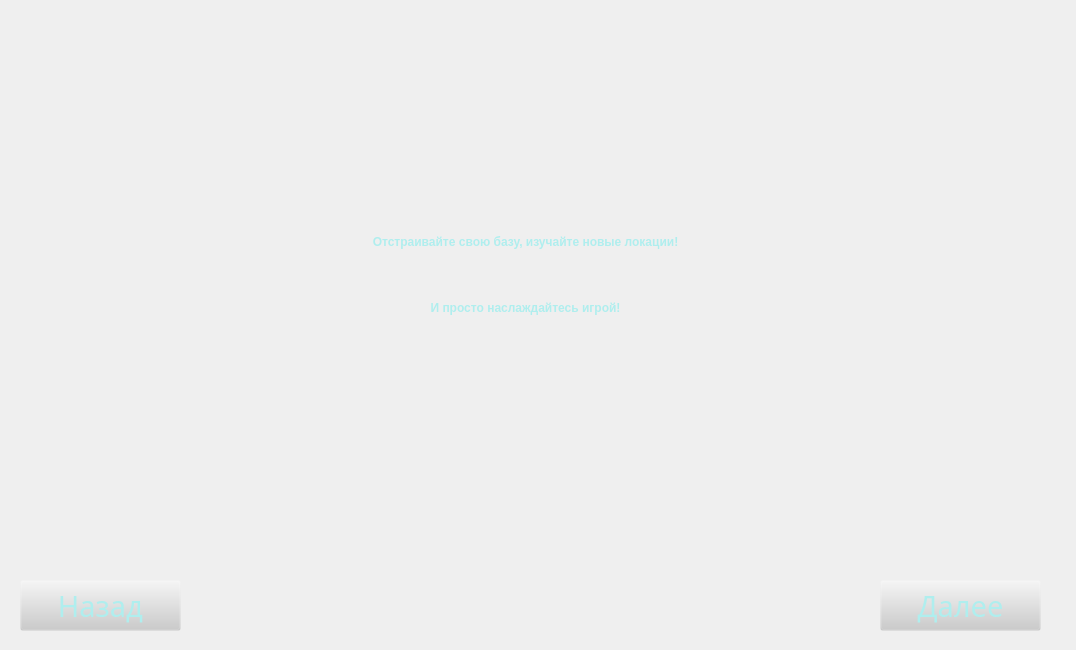
<?xml version="1.0" encoding="UTF-8"?>
<ui version="4.0">
 <class>Form</class>
 <widget class="QWidget" name="Form">
  <property name="geometry">
   <rect>
    <x>0</x>
    <y>0</y>
    <width>1076</width>
    <height>650</height>
   </rect>
  </property>
  <property name="windowTitle">
   <string>Form</string>
  </property>
  <widget class="QPushButton" name="back_button">
   <property name="geometry">
    <rect>
     <x>20</x>
     <y>580</y>
     <width>161</width>
     <height>51</height>
    </rect>
   </property>
   <property name="font">
    <font>
     <family>Berlin Sans FB</family>
     <pointsize>22</pointsize>
     <weight>50</weight>
     <italic>false</italic>
     <bold>false</bold>
    </font>
   </property>
   <property name="styleSheet">
    <string notr="true">font: 22pt &quot;Berlin Sans FB&quot;; color: rgb(175,238,238);
background-color: rgb(204, 204, 204, 0);</string>
   </property>
   <property name="text">
    <string>Назад</string>
   </property>
  </widget>
  <widget class="QPushButton" name="next_btn">
   <property name="geometry">
    <rect>
     <x>880</x>
     <y>580</y>
     <width>161</width>
     <height>51</height>
    </rect>
   </property>
   <property name="font">
    <font>
     <family>Berlin Sans FB</family>
     <pointsize>22</pointsize>
     <weight>50</weight>
     <italic>false</italic>
     <bold>false</bold>
    </font>
   </property>
   <property name="styleSheet">
    <string notr="true">font: 22pt &quot;Berlin Sans FB&quot;; color: rgb(175,238,238);
background-color: rgb(204, 204, 204, 0);</string>
   </property>
   <property name="text">
    <string>Далее</string>
   </property>
  </widget>
  <widget class="QLabel" name="label_2">
   <property name="geometry">
    <rect>
     <x>0</x>
     <y>0</y>
     <width>1051</width>
     <height>551</height>
    </rect>
   </property>
   <property name="styleSheet">
    <string notr="true">font: 22pt &quot;Berlin Sans FB&quot;; color: rgb(175,238,238);
background-color: rgb(204, 204, 204, 0);</string>
   </property>
   <property name="text">
    <string>&lt;html&gt;&lt;head/&gt;&lt;body&gt;&lt;p align=&quot;center&quot;&gt;&lt;span style=&quot; font-weight:600;&quot;&gt;Отстраивайте свою базу, изучайте новые локации!&lt;/span&gt;&lt;/p&gt;&lt;p align=&quot;center&quot;&gt;&lt;span style=&quot; font-weight:600;&quot;&gt;&lt;br/&gt;&lt;/span&gt;&lt;/p&gt;&lt;p align=&quot;center&quot;&gt;&lt;span style=&quot; font-weight:600;&quot;&gt;И просто наслаждайтесь игрой!&lt;/span&gt;&lt;/p&gt;&lt;/body&gt;&lt;/html&gt;</string>
   </property>
  </widget>
 </widget>
 <resources/>
 <connections/>
</ui>
